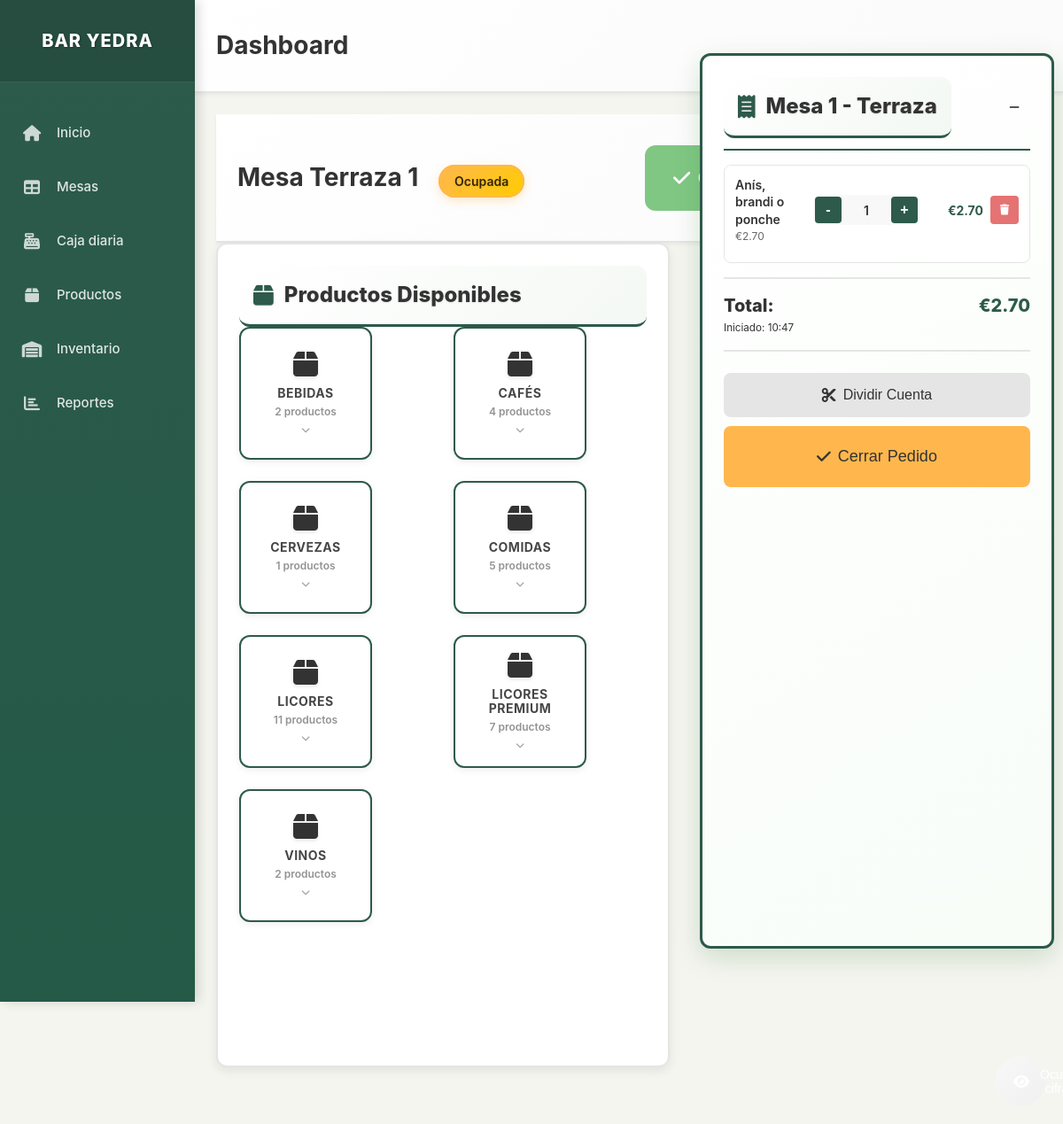
Before: /mesa/1 with the older database file.
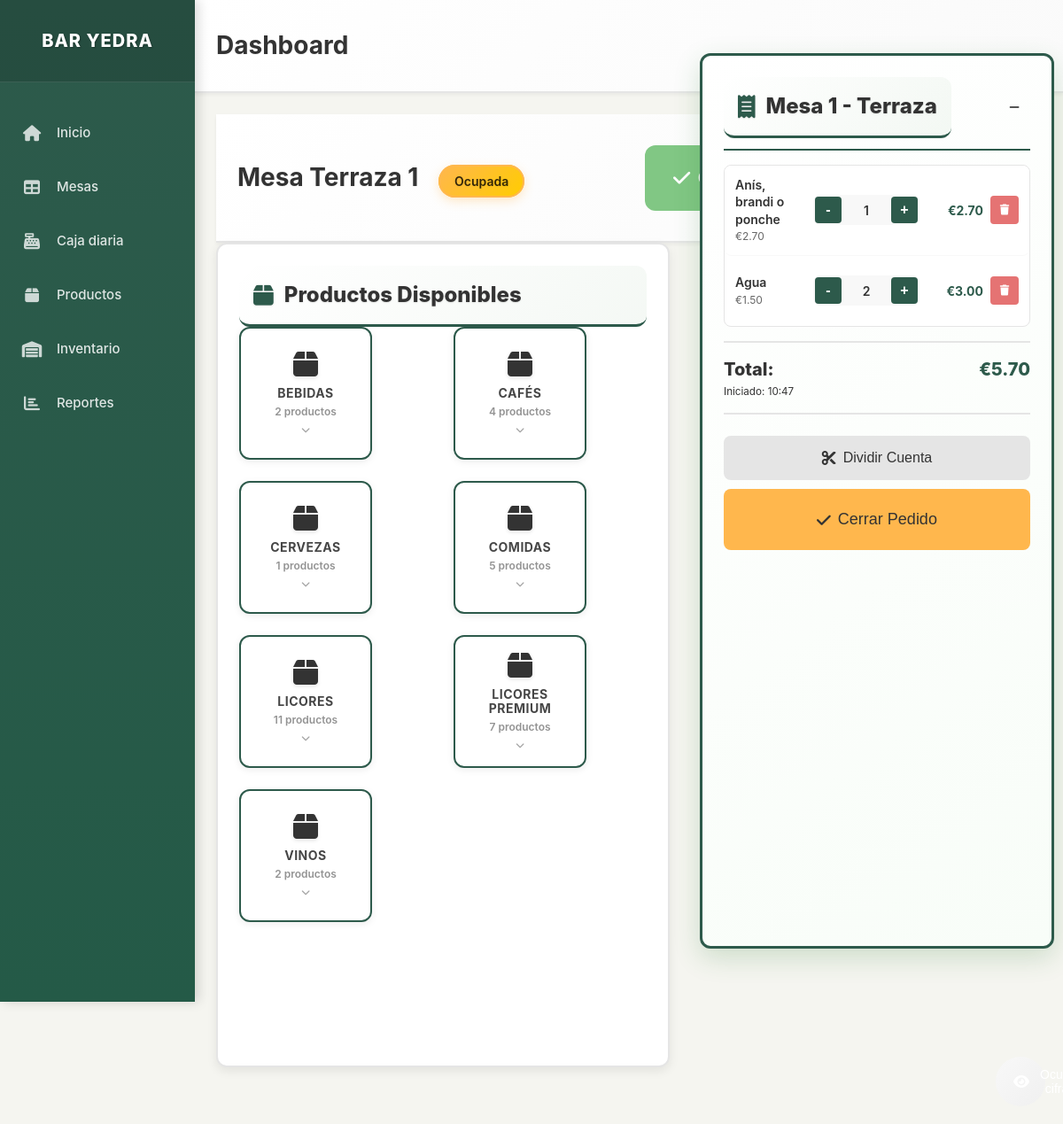
After: the same page with the newer database file.
### models.py (models this page shows, shortened)
class Mesa(db.Model):
    id = db.Column(db.Integer, primary_key=True)
    numero = db.Column(db.Integer, nullable=False)
    zona = db.Column(db.String(50), nullable=False)  # Terraza, Sala, Barra
    estado = db.Column(db.String(20), default='libre')  # libre, ocupada, pagada
    pedidos = db.relationship('Pedido', backref='mesa', lazy=True)

class Producto(db.Model):
    id = db.Column(db.Integer, primary_key=True)
    nombre = db.Column(db.String(100), nullable=False)
    precio = db.Column(db.Numeric(10, 2), nullable=False)
    categoria = db.Column(db.String(50), nullable=False, default='General')
    foto_url = db.Column(db.String(255), nullable=True)
    descripcion = db.Column(db.Text, nullable=True)
    activo = db.Column(db.Boolean, default=True)
    orden = db.Column(db.Integer, default=0)  # Para ordenar productos en la interfaz
    stock_actual = db.Column(db.Integer, default=0)  # Cantidad actual en stock
    stock_minimo = db.Column(db.Integer, default=5)  # Alerta cuando llegue a este nivel
    unidad_medida = db.Column(db.String(20), default='unidad')  # unidad, litro, kg, etc.
    fecha_actualizacion = db.Column(db.DateTime, default=datetime.utcnow)

class Pedido(db.Model):
    id = db.Column(db.Integer, primary_key=True)
    mesa_id = db.Column(db.Integer, db.ForeignKey('mesa.id'), nullable=False)
    productos = db.Column(db.Text)  # JSON string with products and quantities
    total = db.Column(db.Numeric(10, 2), default=0.00)
    fecha_creacion = db.Column(db.DateTime, default=datetime.utcnow)
    fecha_pago = db.Column(db.DateTime)
    forma_pago = db.Column(db.String(20))  # efectivo, tarjeta
    estado = db.Column(db.String(20), default='abierto')  # abierto, cerrado, pagado
    tickets = db.relationship('Ticket', backref='pedido', lazy=True)

### app.py (the view)
@app.route('/mesa/<int:mesa_id>')
def table_detail(mesa_id):
    mesa = Mesa.query.get_or_404(mesa_id)
    productos = Producto.query.filter_by(activo=True).order_by(Producto.categoria, Producto.orden, Producto.nombre).all()
    productos_por_categoria = {}
    productos_dict = {}
    for producto in productos:
        if producto.categoria not in productos_por_categoria:
            productos_por_categoria[producto.categoria] = []
        productos_por_categoria[producto.categoria].append(producto)
        productos_dict[producto.id] = producto
    pedido_actual = Pedido.query.filter_by(mesa_id=mesa_id, estado='abierto').first()
    return render_template('table_detail.html',
                         mesa=mesa,
                         productos_por_categoria=productos_por_categoria,
                         productos_dict=productos_dict,
                         pedido_actual=pedido_actual)

### app.py (called while the page is built)
@app.template_filter('from_json')
def from_json_filter(value):
    if value:
        try:
            return json.loads(value)
        except (json.JSONDecodeError, TypeError):
            return []
    return []

### templates/table_detail.html (shortened to what this page needs)
{% extends "layout.html" %}
{% block content %}
<div class="content-header">
    <h1 class="page-title">
        Mesa {{ mesa.zona }} {{ mesa.numero }}
        <span class="table-status-badge table-{{ mesa.estado }}">{{ mesa.estado|title }}</span>
    </h1>
    <div class="table-actions">
        {% if pedido_actual %}
            <button class="btn btn-success btn-lg touch-friendly" onclick="closeOrder({{ mesa.id }})">
                <i class="fas fa-check"></i> Cerrar Pedido
            </button>
        {% endif %}
        <a href="{{ url_for('index') }}" class="btn btn-secondary btn-lg touch-friendly">
        </a>
    </div>
</div>
<div class="table-detail-layout">
    <div class="products-panel">
        <h2 class="panel-title">
            <i class="fas fa-box"></i> Productos Disponibles
        </h2>
        <div class="categories-grid">
            {% for categoria, productos in productos_por_categoria.items() %}
            <div class="category-card" data-categoria="{{ categoria }}" onclick="toggleCategory('{{ categoria }}')">
                <div class="category-icon">
                    <i class="fas fa-box"></i>
                </div>
                <div class="category-name">{{ categoria }}</div>
                <div class="category-product-count">{{ productos|length }} productos</div>
                <div class="category-expand-indicator">
                    <i class="fas fa-chevron-down"></i>
                </div>
            </div>
            {% endfor %}
        </div>
    </div>
    <div class="order-panel">
        <div class="order-header">
            <h2 class="panel-title">
                <i class="fas fa-receipt"></i> Mesa {{ mesa.numero }} - {{ mesa.zona }}
            </h2>
            <div class="order-controls">
                <button class="btn-minimize" onclick="toggleOrderPanel()" title="Minimizar panel">
                    <i class="fas fa-minus"></i>
                </button>
            </div>
        </div>
        {% if pedido_actual and pedido_actual.total > 0 %}
            <div class="current-order">
                <div class="order-items">
                    {% set productos_pedido = pedido_actual.productos|from_json if pedido_actual.productos else {} %}
                    {% for producto_id, cantidad in productos_pedido.items() %}
                        {% set producto = productos_dict[producto_id|int] %}
                        <div class="order-item">
                            <div class="item-details">
                                <div class="item-name">{{ producto.nombre }}</div>
                                <div class="item-price">€{{ "%.2f"|format(producto.precio) }}</div>
                            </div>
                            <div class="item-quantity">
                                <button class="btn-quantity" onclick="updateQuantity({{ mesa.id }}, {{ producto.id }}, {{ cantidad - 1 }})">-</button>
                                <span class="quantity">{{ cantidad }}</span>
                                <button class="btn-quantity" onclick="updateQuantity({{ mesa.id }}, {{ producto.id }}, {{ cantidad + 1 }})">+</button>
                            </div>
                            <div class="item-subtotal">€{{ "%.2f"|format(producto.precio * cantidad) }}</div>
                            <button class="btn-remove" onclick="removeFromOrder({{ mesa.id }}, {{ producto.id }})" title="Eliminar">
                                <i class="fas fa-trash"></i>
                            </button>
                        </div>
                    {% endfor %}
                </div>
                <div class="order-summary">
                    <div class="summary-row total-row">
                        <span class="summary-label">Total:</span>
                        <span class="summary-value">€{{ "%.2f"|format(pedido_actual.total) }}</span>
                    </div>
                    <div class="summary-info">
                        <small>Iniciado: {{ pedido_actual.fecha_creacion.strftime('%H:%M') if pedido_actual.fecha_creacion else 'Ahora' }}</small>
                    </div>
                </div>
                <div class="order-actions">
                    <button class="btn btn-secondary btn-sm full-width" onclick="splitBill({{ mesa.id }})" style="margin-bottom: 10px;">
                        <i class="fas fa-cut"></i> Dividir Cuenta
                    </button>
                    <button class="btn btn-warning btn-lg full-width" onclick="closeOrder({{ mesa.id }})">
                        <i class="fas fa-check"></i> Cerrar Pedido
                    </button>
                </div>
            </div>
        {% endif %}
    </div>
</div>
{% endblock %}

### templates/layout.html (shortened to what this page needs)
<!DOCTYPE html>
<html lang="es">
<head>
    <link href="https://cdnjs.cloudflare.com/ajax/libs/font-awesome/6.0.0/css/all.min.css" rel="stylesheet">
    <link href="{{ url_for('static', filename='css/style.css') }}" rel="stylesheet">
</head>
<body>
    <div class="app-layout">
        <aside class="sidebar" role="navigation" aria-label="Navegación principal">
            <div class="sidebar-header">
                <a class="sidebar-brand" href="{{ url_for('index') }}" aria-label="Bar Yedra - Ir al inicio">
                    BAR YEDRA
                </a>
            </div>
            <nav id="sidebar-nav" aria-label="Menú principal">
                <ul class="sidebar-nav" role="menubar">
                    <li role="none">
                        <a class="nav-link" href="{{ url_for('index') }}" role="menuitem" aria-label="Ir a inicio y gestión de mesas">
                            <i class="fas fa-home" aria-hidden="true"></i>
                            Inicio
                        </a>
                    </li>
                    <li role="none">
                        <a class="nav-link" href="{{ url_for('index') }}" role="menuitem" aria-label="Gestionar mesas del restaurante">
                            <i class="fas fa-table" aria-hidden="true"></i>
                            Mesas
                        </a>
                    </li>
                    <li role="none">
                        <a class="nav-link" href="{{ url_for('cash_register') }}" role="menuitem" aria-label="Ver caja diaria y ventas">
                            <i class="fas fa-cash-register" aria-hidden="true"></i>
                            Caja diaria
                        </a>
                    </li>
                    <li role="none">
                        <a class="nav-link" href="{{ url_for('products') }}" role="menuitem" aria-label="Gestionar productos del menú">
                            <i class="fas fa-box" aria-hidden="true"></i>
                            Productos
                        </a>
                    </li>
                    <li role="none">
                        <a class="nav-link" href="{{ url_for('inventory') }}" role="menuitem" aria-label="Controlar inventario y stock">
                            <i class="fas fa-warehouse" aria-hidden="true"></i>
                            Inventario
                        </a>
                    </li>
                    <li role="none">
                        <a class="nav-link" href="{{ url_for('reports') }}" role="menuitem" aria-label="Ver reportes de ventas">
                            <i class="fas fa-chart-bar" aria-hidden="true"></i>
                            Reportes
                        </a>
                    </li>
                </ul>
            </nav>
        </aside>
        <main class="main-content">
            <header class="content-header">
                <h1 class="page-title">{% block page_title %}Dashboard{% endblock %}</h1>
                <button class="privacy-toggle" onclick="togglePrivacy()" id="privacy-btn">
                    <i class="fas fa-eye" id="privacy-icon"></i>
                </button>
            </header>
            <div class="content-container">
                {% block content %}{% endblock %}
            </div>
        </main>
    </div>
</body>
</html>

Changed rows visible on the page:
changed Pedido: total "2.70" → "5.70"
Other visible differences:
new list line: "Agua 1.50 3.00"
new list line: "€ - 2 + €"
